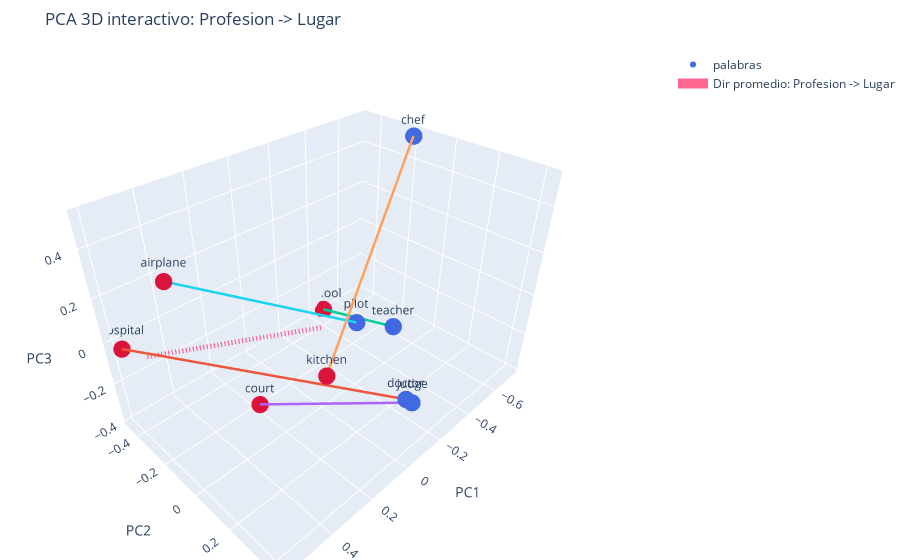
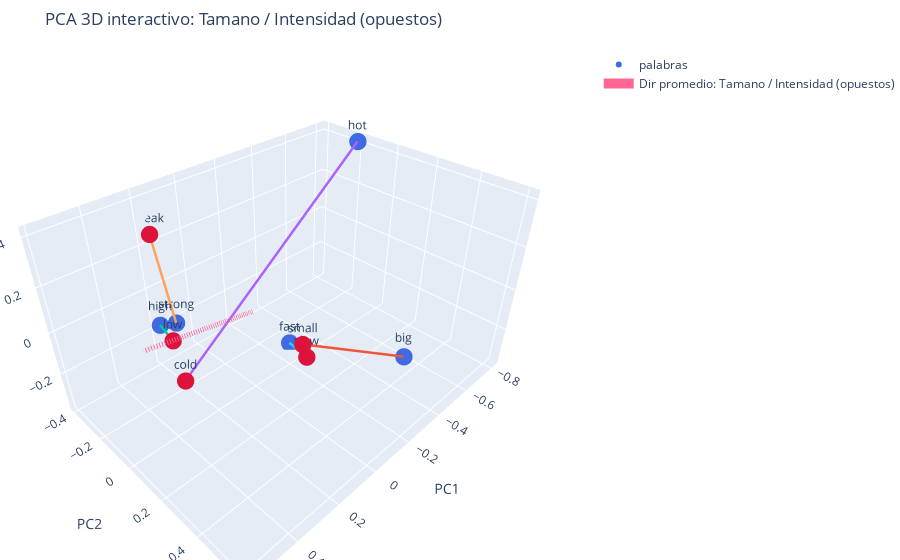
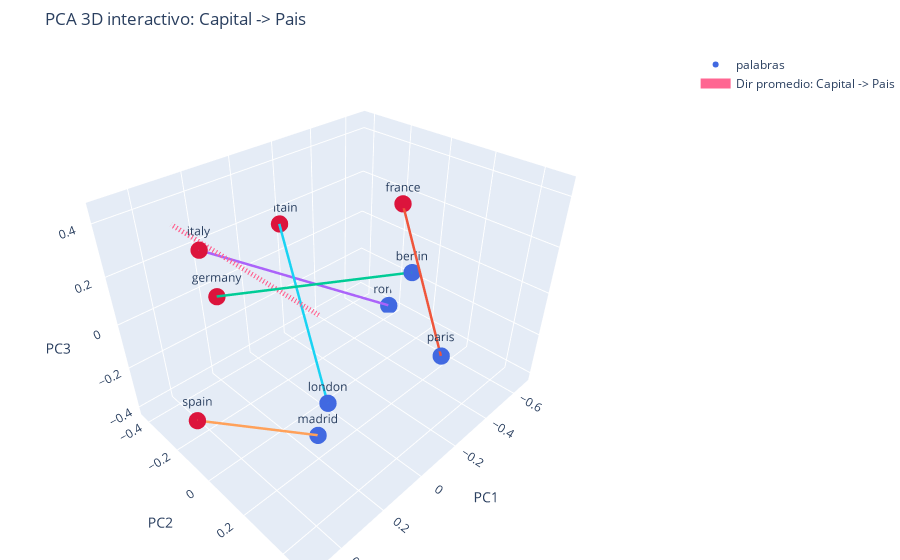
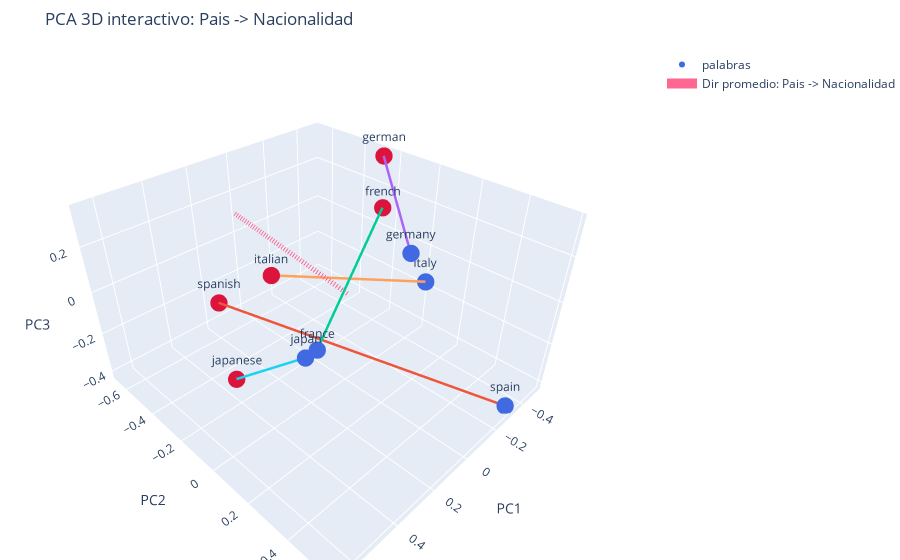

Here is the notebook cell these charts were saved with, in order:
### Code cell
# =========================
# Embeddings normalizados
# =========================
W = model.in_embed.weight.detach().cpu()
W = F.normalize(W, dim=1)

def unit(v):
    return v / (np.linalg.norm(v) + 1e-12)

# =========================
# Categorías de pares
# =========================
PAIR_SETS = {
    "Profesion -> Lugar": [
        ("doctor", "hospital"),
        ("teacher", "school"),
        ("judge", "court"),
        ("chef", "kitchen"),
        ("pilot", "airplane"),
    ],
    "Tamano / Intensidad (opuestos)": [
        ("big", "small"),
        ("high", "low"),
        ("hot", "cold"),
        ("strong", "weak"),
        ("fast", "slow"),
    ],
    "Capital -> Pais": [
        ("paris", "france"),
        ("berlin", "germany"),
        ("rome", "italy"),
        ("madrid", "spain"),
        ("london", "britain"),  # a veces aparece como "uk" o "england"
    ],
    "Pais -> Nacionalidad": [
        ("spain", "spanish"),
        ("france", "french"),
        ("germany", "german"),
        ("italy", "italian"),
        ("japan", "japanese"),
    ],
    "Comparativo / Superlativo": [
        ("big", "bigger"),
        ("small", "smaller"),
        ("fast", "faster"),
        ("good", "better"),
        ("bad", "worse"),
    ],
    "Presente -> Pasado": [
        ("walk", "walked"),
        ("play", "played"),
        ("run", "ran"),
        ("go", "went"),
        ("see", "saw"),
    ],
    "Relaciones semanticas abstractas": [
        ("war", "peace"),
        ("crime", "punishment"),
        ("knowledge", "power"),
        ("money", "rich"),
        ("poverty", "poor"),
    ],
}

# =========================
# Visualización por categoría
# =========================
def plot_pairs_3d(category_name, pairs):
    # Filtra pares que existan en el vocabulario
    pairs_ok = [(a, b) for (a, b) in pairs if a in word2idx and b in word2idx]

    print(f"\n=== {category_name} ===")
    print(f"Pares propuestos: {len(pairs)} | Pares en vocab: {len(pairs_ok)}")
    if len(pairs_ok) < 2:
        print("⚠️ Muy pocos pares en vocab para una visualización útil. Prueba otras palabras/categoría.")
        return

    # Lista de palabras a plotear (2 por par)
    words = []
    for a, b in pairs_ok:
        words.extend([a, b])
    words = list(dict.fromkeys(words))  # mantiene orden y quita duplicados

    # Matriz X (N, D)
    X = np.stack([W[word2idx[w]].numpy() for w in words], axis=0)

    # PCA 3D
    pca = PCA(n_components=3, random_state=0)
    Z = pca.fit_transform(X)  # (N, 3)

    # Dirección promedio de la relación (b - a) para esta categoría
    diffs = []
    for a, b in pairs_ok:
        va = W[word2idx[a]].numpy()
        vb = W[word2idx[b]].numpy()
        diffs.append(unit(vb - va))
    rel_dir = unit(np.mean(diffs, axis=0))           # (D,)
    rel_dir_3d = rel_dir @ pca.components_.T         # (3,)

    # Roles para colorear (A vs B)
    role = {}
    for a, b in pairs_ok:
        role[a] = "A"
        role[b] = "B"

    colors = ["royalblue" if role.get(w) == "A" else "crimson" for w in words]

    fig = go.Figure()

    # Puntos 3D
    fig.add_trace(go.Scatter3d(
        x=Z[:, 0], y=Z[:, 1], z=Z[:, 2],
        mode="markers+text",
        text=words,
        textposition="top center",
        marker=dict(size=6, color=colors),
        hovertext=[f"{w} ({role.get(w,'')})" for w in words],
        hoverinfo="text",
        name="palabras"
    ))

    # Líneas por pareja (A -> B)
    word_to_xyz = {w: Z[i] for i, w in enumerate(words)}
    for a, b in pairs_ok:
        p0 = word_to_xyz[a]
        p1 = word_to_xyz[b]
        fig.add_trace(go.Scatter3d(
            x=[p0[0], p1[0]],
            y=[p0[1], p1[1]],
            z=[p0[2], p1[2]],
            mode="lines",
            line=dict(width=5),
            hoverinfo="skip",
            showlegend=False
        ))

    # Flecha global de la relación desde el centro del cloud
    center = Z.mean(axis=0)
    scale = float(np.linalg.norm(Z.std(axis=0)) * 1.2)
    end = center + unit(rel_dir_3d) * scale

    fig.add_trace(go.Scatter3d(
        x=[center[0], end[0]],
        y=[center[1], end[1]],
        z=[center[2], end[2]],
        mode="lines",
        line=dict(width=10, dash="dash"),
        name=f"Dir promedio: {category_name}",
        hoverinfo="skip"
    ))

    fig.update_layout(
        title=f"PCA 3D interactivo: {category_name}",
        scene=dict(
            xaxis_title="PC1",
            yaxis_title="PC2",
            zaxis_title="PC3",
        ),
        margin=dict(l=0, r=0, t=50, b=0)
    )
    fig.show()


# =========================
# Bucle con stop por categoría
# =========================
for name, pairs in PAIR_SETS.items():
    plot_pairs_3d(name, pairs)
    input("Pulsa ENTER para pasar a la siguiente categoría...")

### Figure 1 — Plotly figure (JSON) as saved in the notebook; plotly's stock layout.template omitted (floating-point values rounded to 4 significant figures)
{"data": [{"hoverinfo": "text", "hovertext": ["doctor (A)", "hospital (B)", "teacher (A)", "school (B)", "judge (A)", "court (B)", "chef (A)", "kitchen (B)", "pilot (A)", "airplane (B)"], "marker": {"color": ["royalblue", "crimson", "royalblue", "crimson", "royalblue", "crimson", "royalblue", "crimson", "royalblue", "crimson"], "size": 6}, "mode": "markers+text", "name": "palabras", "text": ["doctor", "hospital", "teacher", "school", "judge", "court", "chef", "kitchen", "pilot", "airplane"], "textposition": "top center", "type": "scatter3d", "x": [0.01303, 0.5936, -0.3323, -0.4685, -0.07374, 0.2417, -0.7284, 0.2425, -0.01911, 0.5313], "y": [0.4314, -0.4438, 0.08589, -0.4699, 0.3974, -0.1043, -0.1863, 0.2746, 0.1627, -0.1477], "z": [-0.07126, -0.01775, -0.1268, -0.3897, -0.1705, -0.3088, 0.5145, 0.08268, 0.101, 0.3867]}, {"hoverinfo": "skip", "line": {"width": 5}, "mode": "lines", "showlegend": false, "type": "scatter3d", "x": [0.01303, 0.5936], "y": [0.4314, -0.4438], "z": [-0.07126, -0.01775]}, {"hoverinfo": "skip", "line": {"width": 5}, "mode": "lines", "showlegend": false, "type": "scatter3d", "x": [-0.3323, -0.4685], "y": [0.08589, -0.4699], "z": [-0.1268, -0.3897]}, {"hoverinfo": "skip", "line": {"width": 5}, "mode": "lines", "showlegend": false, "type": "scatter3d", "x": [-0.07374, 0.2417], "y": [0.3974, -0.1043], "z": [-0.1705, -0.3088]}, {"hoverinfo": "skip", "line": {"width": 5}, "mode": "lines", "showlegend": false, "type": "scatter3d", "x": [-0.7284, 0.2425], "y": [-0.1863, 0.2746], "z": [0.5145, 0.08268]}, {"hoverinfo": "skip", "line": {"width": 5}, "mode": "lines", "showlegend": false, "type": "scatter3d", "x": [-0.01911, 0.5313], "y": [0.1627, -0.1477], "z": [0.101, 0.3867]}, {"hoverinfo": "skip", "line": {"dash": "dash", "width": 10}, "mode": "lines", "name": "Dir promedio: Profesion -> Lugar", "type": "scatter3d", "x": [2.384e-08, 0.5117], "y": [1.49e-09, -0.4471], "z": [2.98e-09, -0.107]}], "layout": {"margin": {"b": 0, "l": 0, "r": 0, "t": 50}, "scene": {"xaxis": {"title": {"text": "PC1"}}, "yaxis": {"title": {"text": "PC2"}}, "zaxis": {"title": {"text": "PC3"}}}, "title": {"text": "PCA 3D interactivo: Profesion -> Lugar"}}}

### Figure 2 — Plotly figure (JSON) as saved in the notebook; plotly's stock layout.template omitted (floating-point values rounded to 4 significant figures)
{"data": [{"hoverinfo": "text", "hovertext": ["big (A)", "small (B)", "high (A)", "low (B)", "hot (A)", "cold (B)", "strong (A)", "weak (B)", "fast (A)", "slow (B)"], "marker": {"color": ["royalblue", "crimson", "royalblue", "crimson", "royalblue", "crimson", "royalblue", "crimson", "royalblue", "crimson"], "size": 6}, "mode": "markers+text", "name": "palabras", "text": ["big", "small", "high", "low", "hot", "cold", "strong", "weak", "fast", "slow"], "textposition": "top center", "type": "scatter3d", "x": [-0.4078, 0.3542, 0.3146, 0.3238, -0.8089, 0.3275, 0.1685, 0.1632, -0.2814, -0.1537], "y": [0.4403, 0.6099, -0.1575, -0.06912, -0.1873, -0.0164, -0.2828, -0.3967, -0.0849, 0.1444], "z": [-0.2058, 0.3892, 0.01948, 0.001257, 0.4144, -0.1572, -0.1147, 0.2471, -0.361, -0.2327]}, {"hoverinfo": "skip", "line": {"width": 5}, "mode": "lines", "showlegend": false, "type": "scatter3d", "x": [-0.4078, 0.3542], "y": [0.4403, 0.6099], "z": [-0.2058, 0.3892]}, {"hoverinfo": "skip", "line": {"width": 5}, "mode": "lines", "showlegend": false, "type": "scatter3d", "x": [0.3146, 0.3238], "y": [-0.1575, -0.06912], "z": [0.01948, 0.001257]}, {"hoverinfo": "skip", "line": {"width": 5}, "mode": "lines", "showlegend": false, "type": "scatter3d", "x": [-0.8089, 0.3275], "y": [-0.1873, -0.0164], "z": [0.4144, -0.1572]}, {"hoverinfo": "skip", "line": {"width": 5}, "mode": "lines", "showlegend": false, "type": "scatter3d", "x": [0.1685, 0.1632], "y": [-0.2828, -0.3967], "z": [-0.1147, 0.2471]}, {"hoverinfo": "skip", "line": {"width": 5}, "mode": "lines", "showlegend": false, "type": "scatter3d", "x": [-0.2814, -0.1537], "y": [-0.0849, 0.1444], "z": [-0.361, -0.2327]}, {"hoverinfo": "skip", "line": {"dash": "dash", "width": 10}, "mode": "lines", "name": "Dir promedio: Tamano / Intensidad (opuestos)", "type": "scatter3d", "x": [-1.639e-08, 0.5761], "y": [1.49e-09, 0.1828], "z": [2.235e-08, 0.247]}], "layout": {"margin": {"b": 0, "l": 0, "r": 0, "t": 50}, "scene": {"xaxis": {"title": {"text": "PC1"}}, "yaxis": {"title": {"text": "PC2"}}, "zaxis": {"title": {"text": "PC3"}}}, "title": {"text": "PCA 3D interactivo: Tamano / Intensidad (opuestos)"}}}

### Figure 3 — Plotly figure (JSON) as saved in the notebook; plotly's stock layout.template omitted (floating-point values rounded to 4 significant figures)
{"data": [{"hoverinfo": "text", "hovertext": ["paris (A)", "france (B)", "berlin (A)", "germany (B)", "rome (A)", "italy (B)", "madrid (A)", "spain (B)", "london (A)", "britain (B)"], "marker": {"color": ["royalblue", "crimson", "royalblue", "crimson", "royalblue", "crimson", "royalblue", "crimson", "royalblue", "crimson"], "size": 6}, "mode": "markers+text", "name": "palabras", "text": ["paris", "france", "berlin", "germany", "rome", "italy", "madrid", "spain", "london", "britain"], "textposition": "top center", "type": "scatter3d", "x": [-0.07704, -0.1889, -0.2632, 0.2487, -0.6766, 0.2561, 0.2217, 0.505, 0.153, -0.1787], "y": [0.4855, 0.2022, 0.203, -0.2619, -0.2373, -0.3221, 0.2218, -0.07608, 0.2016, -0.4166], "z": [0.05092, 0.4456, 0.1549, 0.07481, -0.4142, 0.2432, -0.2853, -0.224, -0.1933, 0.1474]}, {"hoverinfo": "skip", "line": {"width": 5}, "mode": "lines", "showlegend": false, "type": "scatter3d", "x": [-0.07704, -0.1889], "y": [0.4855, 0.2022], "z": [0.05092, 0.4456]}, {"hoverinfo": "skip", "line": {"width": 5}, "mode": "lines", "showlegend": false, "type": "scatter3d", "x": [-0.2632, 0.2487], "y": [0.203, -0.2619], "z": [0.1549, 0.07481]}, {"hoverinfo": "skip", "line": {"width": 5}, "mode": "lines", "showlegend": false, "type": "scatter3d", "x": [-0.6766, 0.2561], "y": [-0.2373, -0.3221], "z": [-0.4142, 0.2432]}, {"hoverinfo": "skip", "line": {"width": 5}, "mode": "lines", "showlegend": false, "type": "scatter3d", "x": [0.2217, 0.505], "y": [0.2218, -0.07608], "z": [-0.2853, -0.224]}, {"hoverinfo": "skip", "line": {"width": 5}, "mode": "lines", "showlegend": false, "type": "scatter3d", "x": [0.153, -0.1787], "y": [0.2016, -0.4166], "z": [-0.1933, 0.1474]}, {"hoverinfo": "skip", "line": {"dash": "dash", "width": 10}, "mode": "lines", "name": "Dir promedio: Capital -> Pais", "type": "scatter3d", "x": [0, 0.2855], "y": [1.788e-08, -0.4295], "z": [8.941e-09, 0.312]}], "layout": {"margin": {"b": 0, "l": 0, "r": 0, "t": 50}, "scene": {"xaxis": {"title": {"text": "PC1"}}, "yaxis": {"title": {"text": "PC2"}}, "zaxis": {"title": {"text": "PC3"}}}, "title": {"text": "PCA 3D interactivo: Capital -> Pais"}}}

### Figure 4 — Plotly figure (JSON) as saved in the notebook; plotly's stock layout.template omitted (floating-point values rounded to 4 significant figures)
{"data": [{"hoverinfo": "text", "hovertext": ["spain (A)", "spanish (B)", "france (A)", "french (B)", "germany (A)", "german (B)", "italy (A)", "italian (B)", "japan (A)", "japanese (B)"], "marker": {"color": ["royalblue", "crimson", "royalblue", "crimson", "royalblue", "crimson", "royalblue", "crimson", "royalblue", "crimson"], "size": 6}, "mode": "markers+text", "name": "palabras", "text": ["spain", "spanish", "france", "french", "germany", "german", "italy", "italian", "japan", "japanese"], "textposition": "top center", "type": "scatter3d", "x": [-0.3162, 0.3012, 0.3148, -0.1522, -0.3076, -0.4932, -0.4473, 0.08043, 0.6551, 0.365], "y": [0.5763, -0.4311, 0.1543, 0.02377, 0.05672, -0.2633, 0.04764, -0.3567, 0.4636, -0.2712], "z": [-0.4156, -0.1076, -0.006562, 0.3189, 0.07499, 0.341, -0.13, -0.04146, 0.346, -0.3798]}, {"hoverinfo": "skip", "line": {"width": 5}, "mode": "lines", "showlegend": false, "type": "scatter3d", "x": [-0.3162, 0.3012], "y": [0.5763, -0.4311], "z": [-0.4156, -0.1076]}, {"hoverinfo": "skip", "line": {"width": 5}, "mode": "lines", "showlegend": false, "type": "scatter3d", "x": [0.3148, -0.1522], "y": [0.1543, 0.02377], "z": [-0.006562, 0.3189]}, {"hoverinfo": "skip", "line": {"width": 5}, "mode": "lines", "showlegend": false, "type": "scatter3d", "x": [-0.3076, -0.4932], "y": [0.05672, -0.2633], "z": [0.07499, 0.341]}, {"hoverinfo": "skip", "line": {"width": 5}, "mode": "lines", "showlegend": false, "type": "scatter3d", "x": [-0.4473, 0.08043], "y": [0.04764, -0.3567], "z": [-0.13, -0.04146]}, {"hoverinfo": "skip", "line": {"width": 5}, "mode": "lines", "showlegend": false, "type": "scatter3d", "x": [0.6551, 0.365], "y": [0.4636, -0.2712], "z": [0.346, -0.3798]}, {"hoverinfo": "skip", "line": {"dash": "dash", "width": 10}, "mode": "lines", "name": "Dir promedio: Pais -> Nacionalidad", "type": "scatter3d", "x": [2.384e-08, 0.0189], "y": [-1.49e-08, -0.6626], "z": [-8.941e-09, 0.1147]}], "layout": {"margin": {"b": 0, "l": 0, "r": 0, "t": 50}, "scene": {"xaxis": {"title": {"text": "PC1"}}, "yaxis": {"title": {"text": "PC2"}}, "zaxis": {"title": {"text": "PC3"}}}, "title": {"text": "PCA 3D interactivo: Pais -> Nacionalidad"}}}
